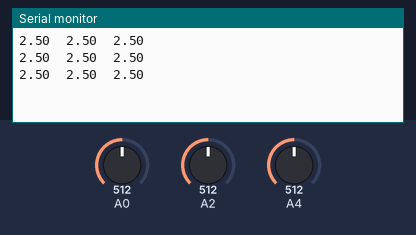
Bench run of a sketch on a simulated Arduino Uno, built with avr-gcc and run on an emulated ATmega328P. On the bench: the last lines printed to the serial monitor. The test bench sets the inputs (shaded band); at power-on: A0 = 512, A2 = 512, A4 = 512.

Above: at 1.3 s.
1.4 s: A0 set to 716
At 1.9 s:
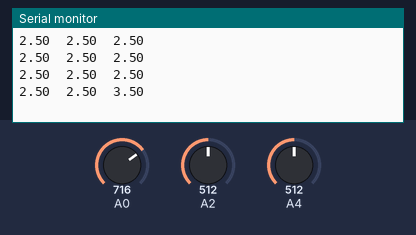
2.9 s: A2 set to 716
At 3.4 s:
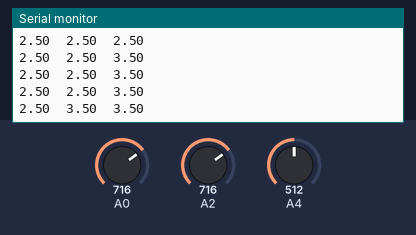
4.4 s: A4 set to 716
At 4.9 s:
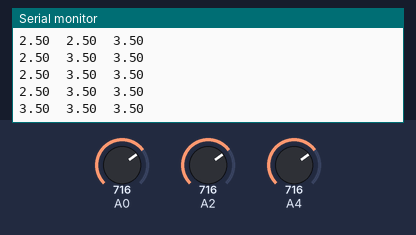
5.9 s: A0 set to 900
At 6.4 s:
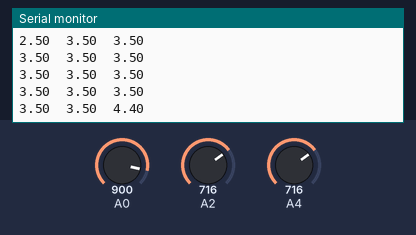
7.4 s: A2 set to 900
At 7.9 s:
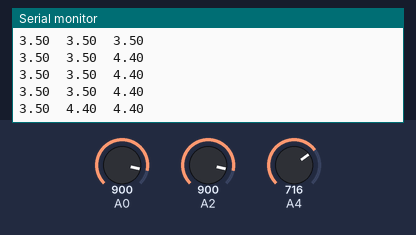
8.9 s: A4 set to 900
At 9.4 s:
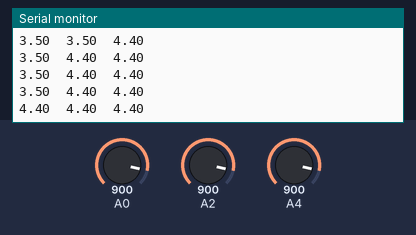
Timing chart, 0 to 11.4 s (numbered marks = the images above; inputs shaded):
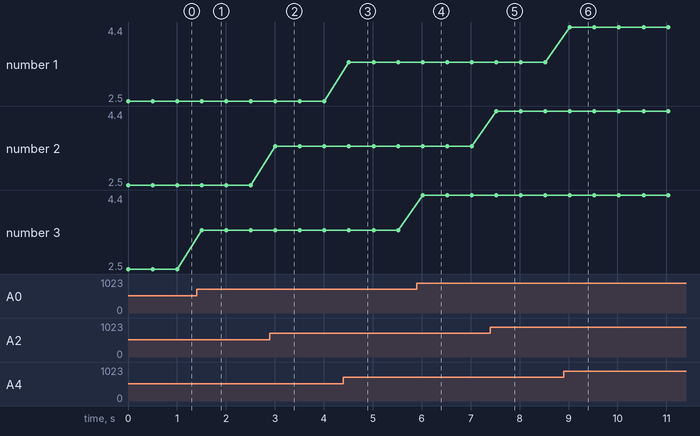

The sketch:

voltage_regulator_test.ino
```cpp
void setup() {
  // put your setup code here, to run once:
Serial.begin(9600);

}

void loop() {
  // put your main code here, to run repeatedly:
double lulu = analogRead(A0);
double lala = analogRead(A2);
double vicky = analogRead(A4);
//Serial.println(lulu);
Serial.print((vicky/1023) * 5);
Serial.print("\t");
Serial.print((lala/1023) * 5);
Serial.print("\t");
Serial.println((lulu/1023) * 5);
delay(500);
}
```

Measured:
- after the input at 1.4 s, the serial monitor: prints a new line after 0.11 s (image 1)
- after the input at 2.9 s, the serial monitor: prints a new line after 0.11 s (image 2)
- after the input at 4.4 s, the serial monitor: prints a new line after 0.11 s (image 3)
- after the input at 5.9 s, the serial monitor: prints a new line after 0.12 s (image 4)
- after the input at 7.4 s, the serial monitor: prints a new line after 0.12 s (image 5)
- after the input at 8.9 s, the serial monitor: prints a new line after 0.13 s (image 6)
- plotted number 3: 2.5 → 3.5 after the input at 1.4 s, 3.5 → 4.4 after the input at 5.9 s
